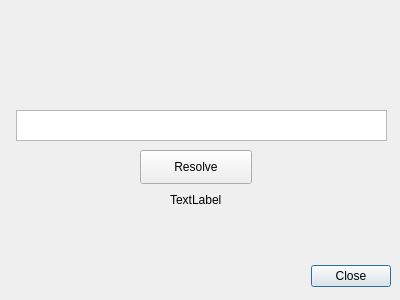
<?xml version="1.0" encoding="UTF-8"?>
<ui version="4.0">
 <class>resolvedialog</class>
 <widget class="QDialog" name="resolvedialog">
  <property name="geometry">
   <rect>
    <x>0</x>
    <y>0</y>
    <width>400</width>
    <height>300</height>
   </rect>
  </property>
  <property name="windowTitle">
   <string>Dialog</string>
  </property>
  <widget class="QDialogButtonBox" name="buttonBox">
   <property name="geometry">
    <rect>
     <x>310</x>
     <y>260</y>
     <width>81</width>
     <height>32</height>
    </rect>
   </property>
   <property name="orientation">
    <enum>Qt::Horizontal</enum>
   </property>
   <property name="standardButtons">
    <set>QDialogButtonBox::Close</set>
   </property>
  </widget>
  <widget class="QPushButton" name="pushButton">
   <property name="geometry">
    <rect>
     <x>140</x>
     <y>150</y>
     <width>112</width>
     <height>34</height>
    </rect>
   </property>
   <property name="text">
    <string>Resolve</string>
   </property>
  </widget>
  <widget class="QLabel" name="output">
   <property name="geometry">
    <rect>
     <x>170</x>
     <y>190</y>
     <width>69</width>
     <height>20</height>
    </rect>
   </property>
   <property name="text">
    <string>TextLabel</string>
   </property>
  </widget>
  <widget class="QPlainTextEdit" name="input">
   <property name="geometry">
    <rect>
     <x>16</x>
     <y>110</y>
     <width>371</width>
     <height>31</height>
    </rect>
   </property>
  </widget>
 </widget>
 <resources/>
 <connections>
  <connection>
   <sender>buttonBox</sender>
   <signal>accepted()</signal>
   <receiver>resolvedialog</receiver>
   <slot>accept()</slot>
   <hints>
    <hint type="sourcelabel">
     <x>248</x>
     <y>254</y>
    </hint>
    <hint type="destinationlabel">
     <x>157</x>
     <y>274</y>
    </hint>
   </hints>
  </connection>
  <connection>
   <sender>buttonBox</sender>
   <signal>rejected()</signal>
   <receiver>resolvedialog</receiver>
   <slot>reject()</slot>
   <hints>
    <hint type="sourcelabel">
     <x>316</x>
     <y>260</y>
    </hint>
    <hint type="destinationlabel">
     <x>286</x>
     <y>274</y>
    </hint>
   </hints>
  </connection>
 </connections>
</ui>
